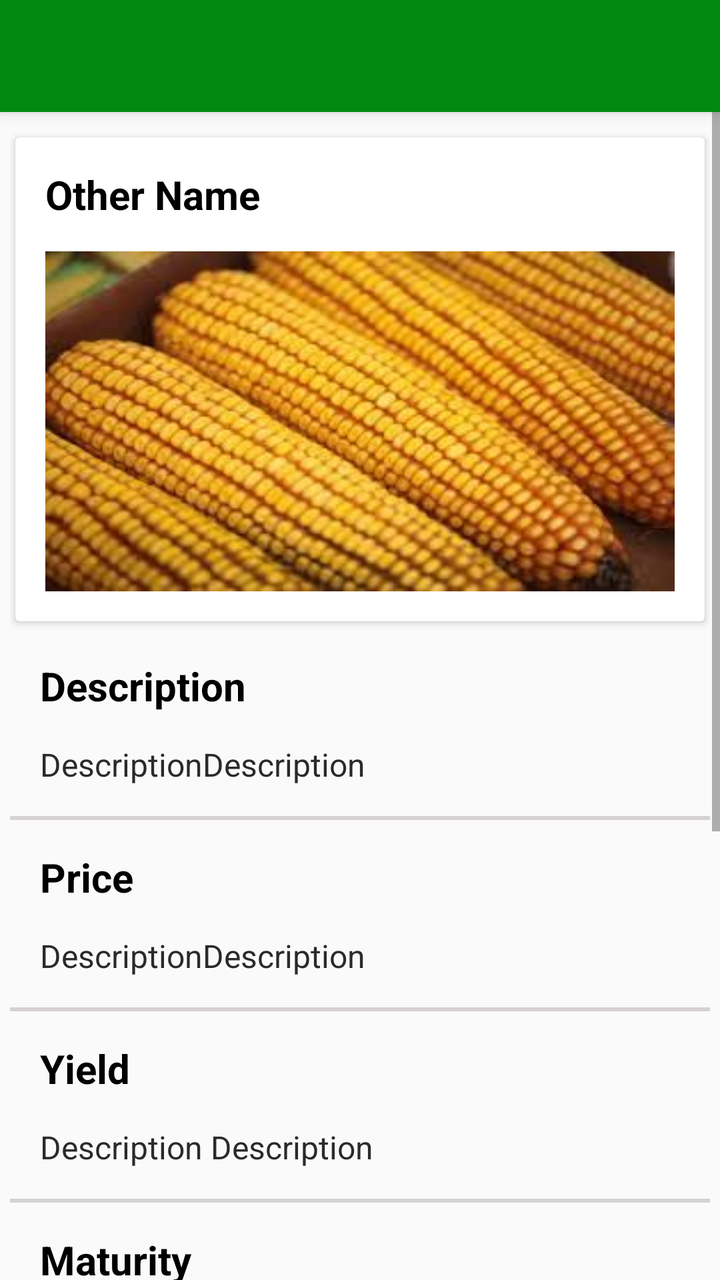
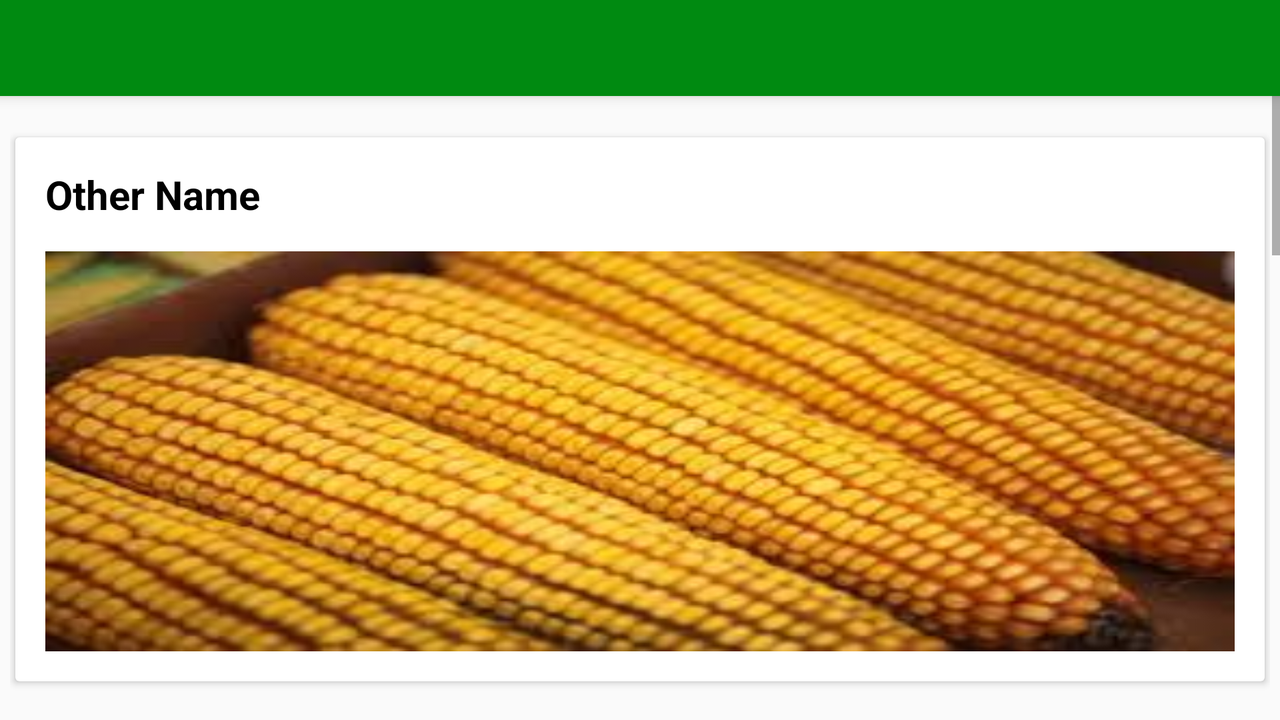

One screen, two layout resources from the same app: the default and the repository's alternative for another configuration. Each is rendered where Android would select it; the XML of both is given below.
<!-- AndroidManifest.xml: application theme AppTheme -->
<!-- res/layout/activity_variety_detail.xml -->
<?xml version="1.0" encoding="utf-8"?>
<androidx.drawerlayout.widget.DrawerLayout xmlns:app="http://schemas.android.com/apk/res-auto"
    xmlns:tools="http://schemas.android.com/tools"
    xmlns:android="http://schemas.android.com/apk/res/android"
    android:id="@+id/drawer_layout"
    android:layout_width="match_parent"
    android:layout_height="match_parent"
    android:fitsSystemWindows="true"
    tools:openDrawer="start">

    <androidx.coordinatorlayout.widget.CoordinatorLayout xmlns:android="http://schemas.android.com/apk/res/android"
        xmlns:app="http://schemas.android.com/apk/res-auto"
        xmlns:tools="http://schemas.android.com/tools"
        android:layout_width="match_parent"
        android:layout_height="match_parent"
        tools:context=".varietyDetail.VarietyDetailActivity">

        <com.google.android.material.appbar.AppBarLayout
            android:layout_width="match_parent"
            android:layout_height="wrap_content"
            android:theme="@style/ThemeOverlay.AppCompat.Dark.ActionBar">
            <include layout="@layout/variety_detail_toolbar"/>
        </com.google.android.material.appbar.AppBarLayout>

        <ScrollView
            android:layout_width="match_parent"
            android:layout_height="match_parent">
            <LinearLayout
                android:layout_width="match_parent"
                android:layout_height="wrap_content"
                android:orientation="vertical"
                android:layout_marginTop="60dp"
                android:padding="5dp">
                <androidx.cardview.widget.CardView
                    android:layout_width="match_parent"
                    android:layout_height="wrap_content"
                    app:cardCornerRadius="2dp"
                    app:cardElevation="2dp"
                    app:cardUseCompatPadding="true">
                    <LinearLayout
                        android:layout_width="match_parent"
                        android:layout_height="wrap_content"
                        android:orientation="vertical"
                        android:padding="15dp">
                        <TextView
                            android:layout_width="wrap_content"
                            android:layout_height="wrap_content"
                            android:layout_gravity="fill_horizontal"
                            android:id="@+id/other_variety_name"
                            android:text="Other Name"
                            android:textStyle="bold"
                            android:textColor="#000"
                            android:textSize="20dp"
                            android:layout_marginBottom="15dp"/>
                        <ImageView
                            android:layout_width="match_parent"
                            android:layout_height="170dp"
                            android:id="@+id/variety_image"
                            android:layout_gravity="fill_horizontal"
                            android:src="@drawable/mais895"
                            android:scaleType="fitXY"/>
                    </LinearLayout>
                </androidx.cardview.widget.CardView>
                <LinearLayout
                    android:layout_width="match_parent"
                    android:layout_height="match_parent"
                    android:orientation="vertical"
                    android:padding="15dp">
                    <TextView
                        android:layout_width="wrap_content"
                        android:layout_height="wrap_content"
                        android:layout_gravity="fill_horizontal"
                        android:text="Description"
                        android:textStyle="bold"
                        android:textColor="#000"
                        android:textSize="20dp"
                        android:layout_marginBottom="15dp"/>
                    <TextView
                        android:id="@+id/variety_desc_text"
                        android:layout_width="match_parent"
                        android:layout_height="wrap_content"
                        android:lineSpacingMultiplier="1.3"
                        android:layout_gravity="left"
                        android:text="DescriptionDescription"
                        android:textColor="#2B2A2A"
                        android:textSize="16dp"
                        android:textStyle="normal" />
                </LinearLayout>
                <View
                    android:layout_width="match_parent"
                    android:layout_height="2dp"
                    android:background="#D6D2D2"/>
                <LinearLayout
                    android:layout_width="match_parent"
                    android:layout_height="match_parent"
                    android:orientation="vertical"
                    android:padding="15dp">
                    <TextView
                        android:layout_width="wrap_content"
                        android:layout_height="wrap_content"
                        android:layout_gravity="fill_horizontal"
                        android:text="@string/seed_price"
                        android:textStyle="bold"
                        android:textColor="#000"
                        android:textSize="20dp"
                        android:layout_marginBottom="15dp"/>
                    <TextView
                        android:id="@+id/seed_price_text"
                        android:layout_width="match_parent"
                        android:layout_height="wrap_content"
                        android:lineSpacingMultiplier="1.3"
                        android:layout_gravity="left"
                        android:text="DescriptionDescription"
                        android:textColor="#2B2A2A"
                        android:textSize="16dp"
                        android:textStyle="normal" />
                </LinearLayout>
                <View
                    android:layout_width="match_parent"
                    android:layout_height="2dp"
                    android:background="#D6D2D2"/>
                <LinearLayout
                    android:layout_width="match_parent"
                    android:layout_height="match_parent"
                    android:orientation="vertical"
                    android:padding="15dp">
                    <TextView
                        android:layout_width="wrap_content"
                        android:layout_height="wrap_content"
                        android:layout_gravity="fill_horizontal"
                        android:text="@string/yield"
                        android:textStyle="bold"
                        android:textColor="#000"
                        android:textSize="20dp"
                        android:layout_marginBottom="15dp"/>
                    <TextView
                        android:id="@+id/variety_yield_text"
                        android:layout_width="match_parent"
                        android:layout_height="wrap_content"
                        android:lineSpacingMultiplier="1.3"
                        android:layout_gravity="left"
                        android:text="Description Description"
                        android:textColor="#2B2A2A"
                        android:textSize="16dp"
                        android:textStyle="normal" />
                </LinearLayout>
                <View
                    android:layout_width="match_parent"
                    android:layout_height="2dp"
                    android:background="#D6D2D2"/>
                <LinearLayout
                    android:layout_width="match_parent"
                    android:layout_height="match_parent"
                    android:orientation="vertical"
                    android:padding="15dp">
                    <TextView
                        android:layout_width="wrap_content"
                        android:layout_height="wrap_content"
                        android:layout_gravity="fill_horizontal"
                        android:text="@string/maturity"
                        android:textStyle="bold"
                        android:textColor="#000"
                        android:textSize="20dp"
                        android:layout_marginBottom="15dp"/>
                    <TextView
                        android:id="@+id/variety_maturity_text"
                        android:layout_width="match_parent"
                        android:layout_height="wrap_content"
                        android:lineSpacingMultiplier="1.3"
                        android:layout_gravity="left"
                        android:text="Description Description"
                        android:textColor="#2B2A2A"
                        android:textSize="16dp"
                        android:textStyle="normal" />
                </LinearLayout>
                <View
                    android:layout_width="match_parent"
                    android:layout_height="2dp"
                    android:background="#D6D2D2"/>
                <LinearLayout
                    android:layout_width="match_parent"
                    android:layout_height="match_parent"
                    android:orientation="vertical"
                    android:padding="15dp">
                    <TextView
                        android:layout_width="wrap_content"
                        android:layout_height="wrap_content"
                        android:layout_gravity="fill_horizontal"
                        android:text="@string/particularity"
                        android:textStyle="bold"
                        android:textColor="#000"
                        android:textSize="20dp"
                        android:layout_marginBottom="15dp"/>
                    <TextView
                        android:id="@+id/variety_particularity_text"
                        android:layout_width="match_parent"
                        android:layout_height="wrap_content"
                        android:lineSpacingMultiplier="1.3"
                        android:layout_gravity="left"
                        android:text="Description Description"
                        android:textColor="#2B2A2A"
                        android:textSize="16dp"
                        android:textStyle="normal" />
                </LinearLayout>
                <View
                    android:layout_width="match_parent"
                    android:layout_height="2dp"
                    android:background="#D6D2D2"/>
                <LinearLayout
                    android:layout_width="match_parent"
                    android:layout_height="match_parent"
                    android:orientation="vertical"
                    android:padding="15dp">
                    <TextView
                        android:layout_width="wrap_content"
                        android:layout_height="wrap_content"
                        android:layout_gravity="fill_horizontal"
                        android:text="@string/favorable_zone"
                        android:textStyle="bold"
                        android:textColor="#000"
                        android:textSize="20dp"
                        android:layout_marginBottom="15dp"/>
                    <TextView
                        android:id="@+id/variety_zone_text"
                        android:layout_width="match_parent"
                        android:layout_height="wrap_content"
                        android:lineSpacingMultiplier="1.3"
                        android:layout_gravity="left"
                        android:text="Description Description"
                        android:textColor="#2B2A2A"
                        android:textSize="16dp"
                        android:textStyle="normal"/>
                </LinearLayout>
                <View
                    android:layout_width="match_parent"
                    android:layout_height="2dp"
                    android:background="#D6D2D2"/>
                <LinearLayout
                    android:layout_width="match_parent"
                    android:layout_height="match_parent"
                    android:orientation="vertical"
                    android:padding="15dp">
                    <TextView
                        android:layout_width="wrap_content"
                        android:layout_height="wrap_content"
                        android:layout_gravity="fill_horizontal"
                        android:text="@string/points_of_distribution"
                        android:textStyle="bold"
                        android:textColor="#000"
                        android:textSize="20dp"
                        android:layout_marginBottom="15dp"/>
                    <TableLayout
                        android:id="@+id/distribution_table"
                        android:layout_width="match_parent"
                        android:layout_height="match_parent">
                        <TableRow
                            android:layout_width="match_parent"
                            android:layout_height="match_parent"
                            android:gravity="left"
                            android:layout_gravity="left">
                            <TextView
                                android:layout_width="wrap_content"
                                android:layout_height="wrap_content"
                                android:layout_weight="1"
                                android:text="@string/variety_location"
                                android:textColor="#2B2A2A"
                                android:textSize="15dp"
                                android:textStyle="bold" />
                            <TextView
                                android:layout_width="wrap_content"
                                android:layout_height="wrap_content"
                                android:layout_weight="1"
                                android:text="@string/variety_availability"
                                android:textColor="#2B2A2A"
                                android:textSize="15dp"
                                android:textStyle="bold" />
                        </TableRow>
                    </TableLayout>
                </LinearLayout>

            </LinearLayout>
        </ScrollView>
    </androidx.coordinatorlayout.widget.CoordinatorLayout>

    <com.google.android.material.navigation.NavigationView
        android:layout_width="wrap_content"
        android:layout_height="match_parent"
        android:layout_gravity="start"
        android:id="@+id/nav_view"
        app:headerLayout="@layout/nav_header"
        app:menu="@menu/crops_drawer_menu"></com.google.android.material.navigation.NavigationView>
</androidx.drawerlayout.widget.DrawerLayout>
<!-- res/layout/variety_detail_toolbar.xml (included above) -->
<?xml version="1.0" encoding="utf-8"?>
<android.support.v7.widget.Toolbar xmlns:android="http://schemas.android.com/apk/res/android"
    android:layout_width="match_parent"
    android:layout_height="?attr/actionBarSize"
    android:elevation="4dp"
    android:background="@color/colorPrimary"
    android:theme="@style/ThemeOverlay.AppCompat.Dark.ActionBar"
    android:id="@+id/variety_detial_toolbar">

</android.support.v7.widget.Toolbar>
<!-- res/layout/nav_header.xml (included above) -->
<?xml version="1.0" encoding="utf-8"?>
<LinearLayout xmlns:android="http://schemas.android.com/apk/res/android"
    android:layout_width="match_parent"
    android:layout_height="176dp"
    android:background="@drawable/green"
    android:gravity="bottom"
    android:orientation="horizontal"
    android:padding="16dp"
    android:theme="@style/ThemeOverlay.AppCompat.Dark">

    <ImageView
        android:layout_width="79dp"
        android:layout_height="158dp"
        android:src="@drawable/sprout" />

    <TextView
        android:layout_width="wrap_content"
        android:layout_height="wrap_content"
        android:layout_marginLeft="10dp"
        android:layout_marginBottom="20dp"
        android:text="@string/crops_title"
        android:textAppearance="@style/TextAppearance.AppCompat.Headline"
        android:textColor="#fff"
        android:textStyle="bold" />

</LinearLayout>
<!-- resources referenced by this layout -->
<resources>
  <color name="colorPrimary">#FF008A11</color>
  <!-- drawable mais895: jpeg bitmap (drawable-v24, 12056 bytes) -->
  <string name="crops_title">Crops</string>
  <string name="favorable_zone">Favorable Zones</string>
  <string name="maturity">Maturity</string>
  <string name="particularity">Particularity</string>
  <string name="points_of_distribution">Points of Distribution</string>
  <string name="seed_price">Price</string>
  <string name="variety_availability">Availability</string>
  <string name="variety_location">Location</string>
  <string name="yield">Yield</string>
  <style name="AppTheme" parent="Theme.AppCompat.Light.NoActionBar">
          
          <item name="colorPrimary">@color/colorPrimary</item>
          <item name="colorPrimaryDark">@color/colorPrimaryDark</item>
          <item name="colorAccent">@color/colorAccent</item>
      </style>
  <color name="colorPrimaryDark">#001800</color>
  <color name="colorAccent">#396343</color>
</resources>
<!-- res/layout-land/activity_variety_detail.xml (the repository's variant of the layout above) -->
<!-- drawn on the phone turned sideways -->
<?xml version="1.0" encoding="utf-8"?>
<android.support.v4.widget.DrawerLayout xmlns:app="http://schemas.android.com/apk/res-auto"
    xmlns:tools="http://schemas.android.com/tools"
    xmlns:android="http://schemas.android.com/apk/res/android"
    android:id="@+id/drawer_layout"
    android:layout_width="match_parent"
    android:layout_height="match_parent"
    android:fitsSystemWindows="true"
    tools:openDrawer="start">

    <android.support.design.widget.CoordinatorLayout xmlns:android="http://schemas.android.com/apk/res/android"
        xmlns:app="http://schemas.android.com/apk/res-auto"
        xmlns:tools="http://schemas.android.com/tools"
        android:layout_width="match_parent"
        android:layout_height="match_parent"
        tools:context=".varietyDetail.VarietyDetailActivity">

        <android.support.design.widget.AppBarLayout
            android:layout_width="match_parent"
            android:layout_height="wrap_content"
            android:theme="@style/ThemeOverlay.AppCompat.Dark.ActionBar">
            <include layout="@layout/variety_detail_toolbar"/>
        </android.support.design.widget.AppBarLayout>

        <ScrollView
            android:layout_width="match_parent"
            android:layout_height="match_parent">
            <LinearLayout
                android:layout_width="match_parent"
                android:layout_height="wrap_content"
                android:orientation="vertical"
                android:layout_marginTop="60dp"
                android:padding="5dp">
                <android.support.v7.widget.CardView
                    android:layout_width="match_parent"
                    android:layout_height="wrap_content"
                    app:cardCornerRadius="2dp"
                    app:cardElevation="2dp"
                    app:cardUseCompatPadding="true">
                    <LinearLayout
                        android:layout_width="match_parent"
                        android:layout_height="wrap_content"
                        android:orientation="vertical"
                        android:padding="15dp">
                        <TextView
                            android:layout_width="wrap_content"
                            android:layout_height="wrap_content"
                            android:layout_gravity="fill_horizontal"
                            android:id="@+id/other_variety_name"
                            android:text="Other Name"
                            android:textStyle="bold"
                            android:textColor="#000"
                            android:textSize="20dp"
                            android:layout_marginBottom="15dp"/>
                        <ImageView
                            android:layout_width="match_parent"
                            android:layout_height="200dp"
                            android:id="@+id/variety_image"
                            android:layout_gravity="fill_horizontal"
                            android:src="@drawable/mais895"
                            android:scaleType="fitXY"/>
                    </LinearLayout>
                </android.support.v7.widget.CardView>
                <LinearLayout
                    android:layout_width="match_parent"
                    android:layout_height="match_parent"
                    android:orientation="vertical"
                    android:padding="15dp">
                    <TextView
                        android:layout_width="wrap_content"
                        android:layout_height="wrap_content"
                        android:layout_gravity="fill_horizontal"
                        android:text="Description"
                        android:textStyle="bold"
                        android:textColor="#000"
                        android:textSize="20dp"
                        android:layout_marginBottom="15dp"/>
                    <TextView
                        android:id="@+id/variety_desc_text"
                        android:layout_width="match_parent"
                        android:layout_height="wrap_content"
                        android:lineSpacingMultiplier="1.3"
                        android:layout_gravity="left"
                        android:text="DescriptionDescription"
                        android:textColor="#2B2A2A"
                        android:textSize="16dp"
                        android:textStyle="normal" />
                </LinearLayout>
                <View
                    android:layout_width="match_parent"
                    android:layout_height="2dp"
                    android:background="#D6D2D2"/>
                <LinearLayout
                    android:layout_width="match_parent"
                    android:layout_height="match_parent"
                    android:orientation="vertical"
                    android:padding="15dp">
                    <TextView
                        android:layout_width="wrap_content"
                        android:layout_height="wrap_content"
                        android:layout_gravity="fill_horizontal"
                        android:text="@string/seed_price"
                        android:textStyle="bold"
                        android:textColor="#000"
                        android:textSize="20dp"
                        android:layout_marginBottom="15dp"/>
                    <TextView
                        android:id="@+id/seed_price_text"
                        android:layout_width="match_parent"
                        android:layout_height="wrap_content"
                        android:lineSpacingMultiplier="1.3"
                        android:layout_gravity="left"
                        android:text="DescriptionDescription"
                        android:textColor="#2B2A2A"
                        android:textSize="16dp"
                        android:textStyle="normal" />
                </LinearLayout>
                <View
                    android:layout_width="match_parent"
                    android:layout_height="2dp"
                    android:background="#D6D2D2"/>
                <LinearLayout
                    android:layout_width="match_parent"
                    android:layout_height="match_parent"
                    android:orientation="vertical"
                    android:padding="15dp">
                    <TextView
                        android:layout_width="wrap_content"
                        android:layout_height="wrap_content"
                        android:layout_gravity="fill_horizontal"
                        android:text="@string/yield"
                        android:textStyle="bold"
                        android:textColor="#000"
                        android:textSize="20dp"
                        android:layout_marginBottom="15dp"/>
                    <TextView
                        android:id="@+id/variety_yield_text"
                        android:layout_width="match_parent"
                        android:layout_height="wrap_content"
                        android:lineSpacingMultiplier="1.3"
                        android:layout_gravity="left"
                        android:text="Description Description"
                        android:textColor="#2B2A2A"
                        android:textSize="16dp"
                        android:textStyle="normal" />
                </LinearLayout>
                <View
                    android:layout_width="match_parent"
                    android:layout_height="2dp"
                    android:background="#D6D2D2"/>
                <LinearLayout
                    android:layout_width="match_parent"
                    android:layout_height="match_parent"
                    android:orientation="vertical"
                    android:padding="15dp">
                    <TextView
                        android:layout_width="wrap_content"
                        android:layout_height="wrap_content"
                        android:layout_gravity="fill_horizontal"
                        android:text="@string/maturity"
                        android:textStyle="bold"
                        android:textColor="#000"
                        android:textSize="20dp"
                        android:layout_marginBottom="15dp"/>
                    <TextView
                        android:id="@+id/variety_maturity_text"
                        android:layout_width="match_parent"
                        android:layout_height="wrap_content"
                        android:lineSpacingMultiplier="1.3"
                        android:layout_gravity="left"
                        android:text="Description Description"
                        android:textColor="#2B2A2A"
                        android:textSize="16dp"
                        android:textStyle="normal" />
                </LinearLayout>
                <View
                    android:layout_width="match_parent"
                    android:layout_height="2dp"
                    android:background="#D6D2D2"/>
                <LinearLayout
                    android:layout_width="match_parent"
                    android:layout_height="match_parent"
                    android:orientation="vertical"
                    android:padding="15dp">
                    <TextView
                        android:layout_width="wrap_content"
                        android:layout_height="wrap_content"
                        android:layout_gravity="fill_horizontal"
                        android:text="@string/particularity"
                        android:textStyle="bold"
                        android:textColor="#000"
                        android:textSize="20dp"
                        android:layout_marginBottom="15dp"/>
                    <TextView
                        android:id="@+id/variety_particularity_text"
                        android:layout_width="match_parent"
                        android:layout_height="wrap_content"
                        android:lineSpacingMultiplier="1.3"
                        android:layout_gravity="left"
                        android:text="Description Description"
                        android:textColor="#2B2A2A"
                        android:textSize="16dp"
                        android:textStyle="normal" />
                </LinearLayout>
                <View
                    android:layout_width="match_parent"
                    android:layout_height="2dp"
                    android:background="#D6D2D2"/>
                <LinearLayout
                    android:layout_width="match_parent"
                    android:layout_height="match_parent"
                    android:orientation="vertical"
                    android:padding="15dp">
                    <TextView
                        android:layout_width="wrap_content"
                        android:layout_height="wrap_content"
                        android:layout_gravity="fill_horizontal"
                        android:text="@string/favorable_zone"
                        android:textStyle="bold"
                        android:textColor="#000"
                        android:textSize="20dp"
                        android:layout_marginBottom="15dp"/>
                    <TextView
                        android:id="@+id/variety_zone_text"
                        android:layout_width="match_parent"
                        android:layout_height="wrap_content"
                        android:lineSpacingMultiplier="1.3"
                        android:layout_gravity="left"
                        android:text="Description Description"
                        android:textColor="#2B2A2A"
                        android:textSize="16dp"
                        android:textStyle="normal"/>
                </LinearLayout>
                <View
                    android:layout_width="match_parent"
                    android:layout_height="2dp"
                    android:background="#D6D2D2"/>
                <LinearLayout
                    android:layout_width="match_parent"
                    android:layout_height="match_parent"
                    android:orientation="vertical"
                    android:padding="15dp">
                    <TextView
                        android:layout_width="wrap_content"
                        android:layout_height="wrap_content"
                        android:layout_gravity="fill_horizontal"
                        android:text="@string/points_of_distribution"
                        android:textStyle="bold"
                        android:textColor="#000"
                        android:textSize="20dp"
                        android:layout_marginBottom="15dp"/>
                    <TableLayout
                        android:id="@+id/distribution_table"
                        android:layout_width="match_parent"
                        android:layout_height="match_parent">
                        <TableRow
                            android:layout_width="match_parent"
                            android:layout_height="match_parent"
                            android:gravity="left"
                            android:layout_gravity="left">
                            <TextView
                                android:layout_width="wrap_content"
                                android:layout_height="wrap_content"
                                android:layout_weight="1"
                                android:text="@string/variety_location"
                                android:textColor="#2B2A2A"
                                android:textSize="15dp"
                                android:textStyle="bold" />
                            <TextView
                                android:layout_width="wrap_content"
                                android:layout_height="wrap_content"
                                android:layout_weight="1"
                                android:text="@string/variety_availability"
                                android:textColor="#2B2A2A"
                                android:textSize="15dp"
                                android:textStyle="bold" />
                        </TableRow>
                    </TableLayout>
                </LinearLayout>

            </LinearLayout>
        </ScrollView>
    </android.support.design.widget.CoordinatorLayout>

    <android.support.design.widget.NavigationView
        android:layout_width="wrap_content"
        android:layout_height="match_parent"
        android:layout_gravity="start"
        android:id="@+id/nav_view"
        app:headerLayout="@layout/nav_header"
        app:menu="@menu/crops_drawer_menu"></android.support.design.widget.NavigationView>
</android.support.v4.widget.DrawerLayout>
